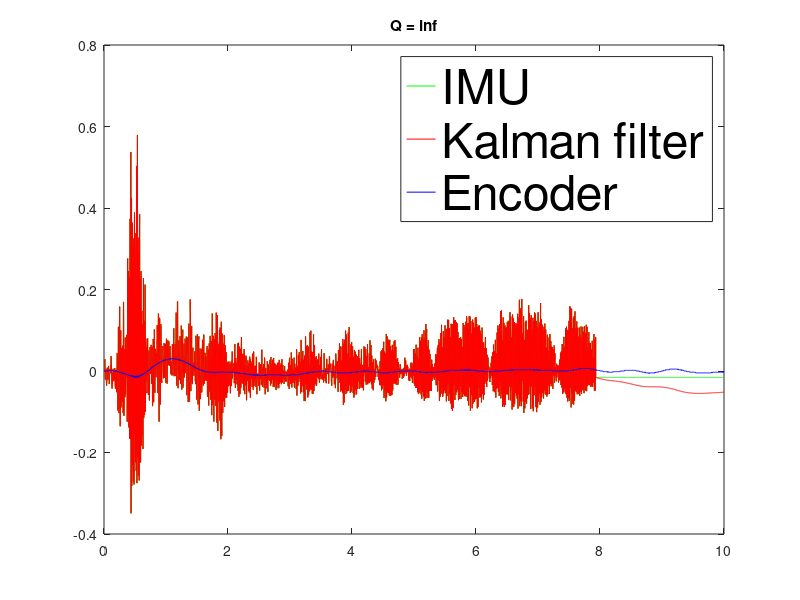
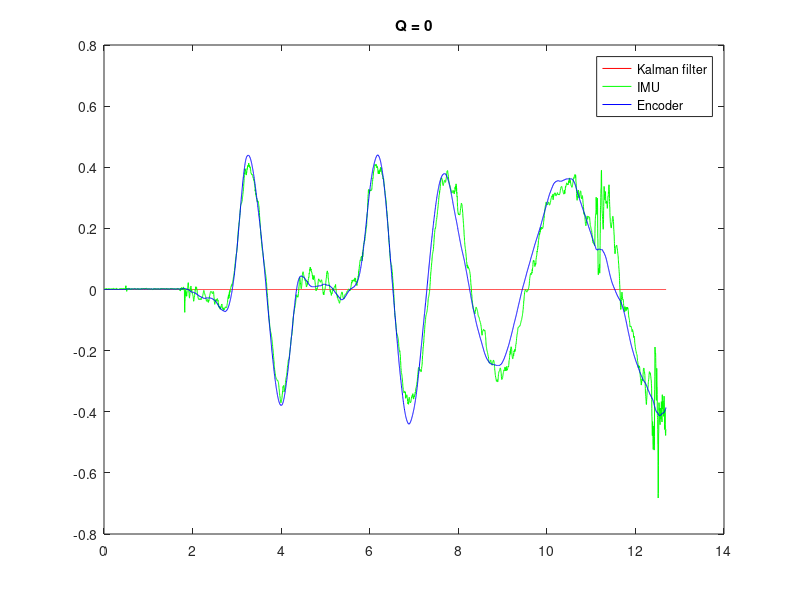

These figures' MATLAB source, in order:
%Tror vi må ta dissa målingene her på nytt !!
clc
clear
close
Data = load('KalmanPitchInf.mat');
figure(2);
plot(Data.ans(1,:), Data.ans(3,:),'g')

hold on

plot(Data.ans(1,:), Data.ans(2,:),'r')


hold on
plot(Data.ans(1,:), Data.ans(4,:),'b')

title('Q = inf');
legend({'IMU','Kalman filter','Encoder'},'FontSize',35,'Location','best');
%%

clc
clear
close
Data = load('KalmanPitchZero.mat');
figure(3);
plot(Data.ans(1,:), Data.ans(2,:),'r')

hold on

plot(Data.ans(1,:), Data.ans(3,:),'g')


hold on
plot(Data.ans(1,:), Data.ans(4,:),'b')

title('Q = 0');
legend('Kalman filter','IMU','Encoder','Location','best');
